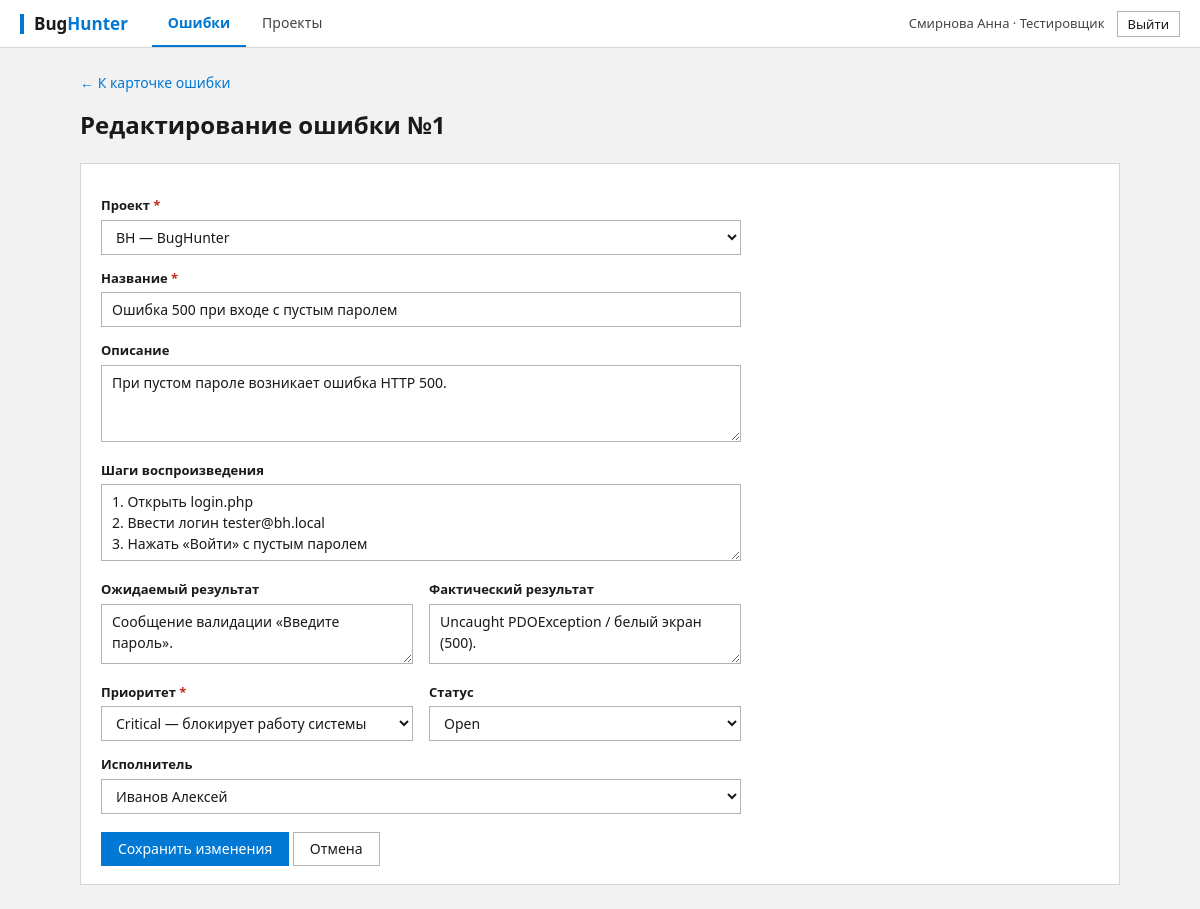
/bug_edit.php?id=1 (signed in), run on the app's committed database.
### tables this page shows
CREATE TABLE users (
    user_id       INTEGER PRIMARY KEY AUTOINCREMENT,
    full_name     TEXT    NOT NULL,
    email         TEXT    NOT NULL UNIQUE,
    password_hash TEXT    NOT NULL,
    role          TEXT    NOT NULL
                  CHECK (role IN ('customer', 'tester', 'developer', 'admin')),
    created_at    TEXT    NOT NULL DEFAULT CURRENT_TIMESTAMP
);

CREATE TABLE bugs (
    bug_id          INTEGER PRIMARY KEY AUTOINCREMENT,
    project_id      INTEGER NOT NULL REFERENCES projects (project_id),
    author_id       INTEGER NOT NULL REFERENCES users (user_id),
    assignee_id     INTEGER REFERENCES users (user_id) ON DELETE SET NULL,
    title           TEXT    NOT NULL CHECK (length(trim(title)) > 0),
    description     TEXT    NOT NULL DEFAULT '',
    steps           TEXT    NOT NULL DEFAULT '',
    expected_result TEXT    NOT NULL DEFAULT '',
    actual_result   TEXT    NOT NULL DEFAULT '',
    priority        TEXT    NOT NULL DEFAULT 'Medium'
                    CHECK (priority IN ('Critical', 'High', 'Medium', 'Low')),
    status          TEXT    NOT NULL DEFAULT 'Open'
                    CHECK (status IN ('Open', 'In Progress', 'Closed')),
    created_at      TEXT    NOT NULL DEFAULT CURRENT_TIMESTAMP
);

CREATE TABLE projects (
    project_id  INTEGER PRIMARY KEY AUTOINCREMENT,
    code        TEXT    NOT NULL UNIQUE
                CHECK (length(code) BETWEEN 2 AND 10),
    name        TEXT    NOT NULL,
    lead_id     INTEGER REFERENCES users (user_id) ON DELETE SET NULL,
    created_at  TEXT    NOT NULL DEFAULT CURRENT_TIMESTAMP,
    owner_id    INTEGER REFERENCES users (user_id),
    description TEXT    NOT NULL DEFAULT ''
);

### config/database.php (called while the page is built, shortened)
<?php
function getPdo(): PDO
{
    static $pdo = null;
    if ($pdo === null) {
        $pdo = new PDO('sqlite:' . DB_PATH, null, null, [
            PDO::ATTR_ERRMODE            => PDO::ERRMODE_EXCEPTION,
            PDO::ATTR_DEFAULT_FETCH_MODE => PDO::FETCH_ASSOC,
        ]);
        $pdo->exec('PRAGMA foreign_keys = ON');
    }
    return $pdo;
}

### bugs_lib.php (the view, shortened to what this page needs)
<?php
function findBug(int $id): ?array
{
    $stmt = getPdo()->prepare(
        'SELECT b.*, p.code AS project_code, p.name AS project_name,
                a.full_name AS author_name, s.full_name AS assignee_name
         FROM bugs b
         JOIN projects p   ON p.project_id = b.project_id
         JOIN users a      ON a.user_id = b.author_id
         LEFT JOIN users s ON s.user_id = b.assignee_id
         WHERE b.bug_id = ?'
    );
    $stmt->execute([$id]);
    $bug = $stmt->fetch();
    return $bug ?: null;
}
function bugFromRequest(): array
{
    $id = filter_input(INPUT_GET, 'id', FILTER_VALIDATE_INT, ['options' => ['min_range' => 1]]);
    $bug = findBug((int) $id);
    return $bug;
}
function allProjects(): array
{
    return getPdo()->query('SELECT project_id, code, name FROM projects ORDER BY code')->fetchAll();
}
function assignableUsers(): array
{
    return getPdo()->query(
        "SELECT user_id, full_name FROM users WHERE role IN ('developer', 'admin') ORDER BY full_name"
    )->fetchAll();
}
function bugForm(string $action, array $d, string $button, bool $isEdit): void
{
    $projects = allProjects();
    ?>
<form class="form" method="POST" action="<?= h($action) ?>">
    <label for="project_id">Проект <span class="req">*</span></label>
    <select id="project_id" name="project_id" required>
        <?php foreach ($projects as $p): ?>
            <option value="<?= (int) $p['project_id'] ?>" <?= (string) $p['project_id'] === (string) $d['project_id'] ? 'selected' : '' ?>>
                <?= h($p['code'] . ' — ' . $p['name']) ?>
            </option>
        <?php endforeach; ?>
    </select>
    <label for="title">Название <span class="req">*</span></label>
    <input id="title" type="text" name="title" value="<?= h($d['title']) ?>" maxlength="200" required
           placeholder="Например: Ошибка входа без пароля">
    <label for="description">Описание</label>
    <textarea id="description" name="description" rows="3" maxlength="2000"><?= h($d['description']) ?></textarea>
    <label for="steps">Шаги воспроизведения</label>
    <textarea id="steps" name="steps" rows="3" maxlength="2000" placeholder="1. Открыть форму&#10;2. Нажать…"><?= h($d['steps']) ?></textarea>
    <div class="row">
        <div>
            <label for="expected_result">Ожидаемый результат</label>
            <textarea id="expected_result" name="expected_result" rows="2" maxlength="2000"><?= h($d['expected_result']) ?></textarea>
        </div>
        <div>
            <label for="actual_result">Фактический результат</label>
            <textarea id="actual_result" name="actual_result" rows="2" maxlength="2000"><?= h($d['actual_result']) ?></textarea>
        </div>
    </div>
    <div class="row">
        <div>
            <label for="priority">Приоритет <span class="req">*</span></label>
            <select id="priority" name="priority" required>
                <?php foreach (PRIORITIES as $value => $title): ?>
                    <option value="<?= h($value) ?>" <?= $d['priority'] === $value ? 'selected' : '' ?>><?= h($title) ?></option>
                <?php endforeach; ?>
            </select>
        </div>
        <?php if ($isEdit): ?>
        <div>
            <label for="status">Статус</label>
            <select id="status" name="status">
                <?php foreach (STATUSES as $s): ?>
                    <option value="<?= h($s) ?>" <?= $d['status'] === $s ? 'selected' : '' ?>><?= h($s) ?></option>
                <?php endforeach; ?>
            </select>
        </div>
        <?php endif; ?>
    </div>
    <?php if ($isEdit): ?>
    <label for="assignee_id">Исполнитель</label>
    <select id="assignee_id" name="assignee_id">
        <?php foreach (assignableUsers() as $u): ?>
            <option value="<?= (int) $u['user_id'] ?>" <?= (string) $u['user_id'] === (string) $d['assignee_id'] ? 'selected' : '' ?>><?= h($u['full_name']) ?></option>
        <?php endforeach; ?>
    </select>
    <?php endif; ?>
    <button type="submit"><?= h($button) ?></button>
    <a class="btn btn-light" href="bugs.php" style="margin-top:18px">Отмена</a>
</form>
<?php
}

### auth.php (shortened to what this page needs)
<?php
require_once __DIR__ . '/config/database.php';
function h(?string $s): string
{
    return htmlspecialchars((string) $s, ENT_QUOTES | ENT_SUBSTITUTE, 'UTF-8');
}
function currentUser(): ?array
{
    $stmt = getPdo()->prepare('SELECT user_id, full_name, email, role FROM users WHERE user_id = ?');
    $stmt->execute([$_SESSION['user_id']]);
    $user = $stmt->fetch();
    return $user ?: null;
}
function pageHeader(string $title): void
{
    $user = currentUser();
    $page = basename($_SERVER['SCRIPT_NAME'] ?? '');
    $active = static fn (string $prefix): string => str_starts_with($page, $prefix) ? ' class="active"' : '';
    ?>
<!doctype html>
<html lang="ru">
<head>
    <link rel="stylesheet" href="style.css">
</head>
<body>
<?php if ($user !== null): ?>
<header class="topbar">
    <a class="logo" href="bugs.php">Bug<span>Hunter</span></a>
    <nav>
        <a href="bugs.php"<?= $active('bug') ?>>Ошибки</a>
        <a href="projects.php"<?= $active('project') ?>>Проекты</a>
    </nav>
    <div class="me">
        <span><?= h($user['full_name']) ?> · <?= h(roleTitle($user['role'])) ?></span>
        <form method="POST" action="logout.php">
            <button type="submit" class="btn btn-light btn-sm">Выйти</button>
        </form>
    </div>
</header>
<?php endif; ?>
<main class="container<?= $user === null ? ' narrow' : '' ?>">
<?php
}
function pageFooter(): void
{
    echo "</main>\n</body>\n</html>\n";
}
function roleTitle(string $role): string
{
    return [
        'customer'  => 'Заказчик',
        'tester'    => 'Тестировщик',
        'developer' => 'Разработчик',
        'admin'     => 'Администратор',
    ][$role] ?? $role;
}

### bug_edit.php (shortened to what this page needs)
<?php
require __DIR__ . '/bugs_lib.php';
$bug = bugFromRequest();
$id = (int) $bug['bug_id'];
$d = [
    'project_id' => (string) $bug['project_id'], 'title' => $bug['title'], 'description' => $bug['description'],
    'steps' => $bug['steps'], 'expected_result' => $bug['expected_result'], 'actual_result' => $bug['actual_result'],
    'priority' => $bug['priority'], 'status' => $bug['status'], 'assignee_id' => (string) ($bug['assignee_id'] ?? ''),
];
pageHeader('Редактирование ошибки');
?>
<p class="links"><a href="bug_view.php?id=<?= $id ?>">← К карточке ошибки</a></p>
<div class="page-head"><h1>Редактирование ошибки №<?= $id ?></h1></div>
<div class="card">
    <?php bugForm('bug_edit.php?id=' . $id, $d, 'Сохранить изменения', true); ?>
</div>
<?php pageFooter();

### style.css (style rules this page uses)
:root { --accent: #0078d4; --accent-dark: #005a9e; --accent-press: #004578; --accent-soft: #e5f1fb; --ink: #1a1a1a; --ink-soft: #444444; --ink-muted: #6b6b6b; --surface: #ffffff; --bg: #f2f2f2; --line: #d6d6d6; --line-strong: #b3b3b3; --line-dark: #8a8a8a; --danger: #c42b1c; --danger-dark: #a02317; --success: #0f7b0f; --success-bg: #e6f4e6; --danger-bg: #fde7e9; --focus: 0 0 0 2px var(--surface), 0 0 0 4px var(--accent); }
* { box-sizing: border-box; }
html { -webkit-text-size-adjust: 100%; }
body { margin: 0; background: var(--bg); color: var(--ink); font: 14px/1.5 "Segoe UI", "Segoe UI Variable", Tahoma, system-ui, Arial, sans-serif; -webkit-font-smoothing: antialiased; }
a { color: var(--accent); text-decoration: none; }
h1 { font-size: 24px; font-weight: 600; margin: 0 0 4px; letter-spacing: 0; }
.topbar { display: flex; align-items: center; gap: 24px; padding: 0 20px; height: 48px; background: var(--surface); color: var(--ink); border-bottom: 1px solid var(--line); position: sticky; top: 0; z-index: 50; }
.topbar .logo { color: var(--ink); font-weight: 700; font-size: 17px; letter-spacing: 0; text-decoration: none; padding-left: 10px; border-left: 4px solid var(--accent); line-height: 20px; }
.topbar .logo span { color: var(--accent); }
.topbar nav { display: flex; gap: 0; flex: 1; height: 100%; }
.topbar nav a { color: var(--ink-soft); padding: 0 16px; font-size: 14px; display: flex; align-items: center; border-bottom: 2px solid transparent; transition: background .1s, color .1s; }
.topbar nav a.active { color: var(--accent); border-bottom-color: var(--accent); font-weight: 600; }
.topbar .me { display: flex; align-items: center; gap: 12px; font-size: 13px; color: var(--ink-soft); }
.topbar .me form { margin: 0; }
.container { max-width: 1080px; margin: 24px auto; padding: 0 20px; }
.page-head { display: flex; justify-content: space-between; align-items: center; gap: 16px; margin-bottom: 16px; flex-wrap: wrap; }
.links a { margin-right: 16px; }
.card { background: var(--surface); border: 1px solid var(--line); border-radius: 0; padding: 18px 20px; margin-bottom: 16px; }
.btn, button { display: inline-flex; align-items: center; justify-content: center; gap: 6px; padding: 6px 16px; border: 1px solid var(--accent); border-radius: 0; cursor: pointer; background: var(--accent); color: #fff; font: inherit; font-size: 14px; line-height: 20px; text-decoration: none; transition: background .1s, border-color .1s; }
.btn-light { background: var(--surface); color: var(--ink); border: 1px solid var(--line-strong); }
.btn-sm { padding: 3px 10px; font-size: 13px; line-height: 18px; }
form.auth, form.form { max-width: 640px; }
form.auth label, form.form label { display: block; margin: 14px 0 4px; font-weight: 600; font-size: 13px; color: var(--ink); }
form.auth input, form.auth select, form.auth textarea, form.form input, form.form select, form.form textarea { width: 100%; padding: 6px 10px; border: 1px solid var(--line-strong); border-radius: 0; font: inherit; font-size: 14px; color: var(--ink); background: var(--surface); transition: border-color .1s; }
form.auth textarea, form.form textarea { resize: vertical; min-height: 60px; }
form.auth button, form.form button[type=submit] { margin-top: 18px; }
.row { display: grid; grid-template-columns: 1fr 1fr; gap: 0 16px; }
.req { color: var(--danger); font-weight: 700; }

### data on the page
users: full_name "Смирнова Анна", role "Тестировщик"
bugs: bug_id "1", project_id "BH — BugHunter", title "Ошибка 500 при входе с пустым паролем", description "При пустом пароле возникает ошибка HTTP 500.", steps "1. Открыть login.php 2. Ввести логин tester@bh.local 3. Нажать «Войти» с пустым паролем", expected_result "Сообщение валидации «Введите пароль».", actual_result "Uncaught PDOException / белый экран (500).", priority "Critical — блокирует работу системы", assignee_id "Иванов Алексей"

### other printed values
$button "Сохранить изменения"
form field status "Open"
